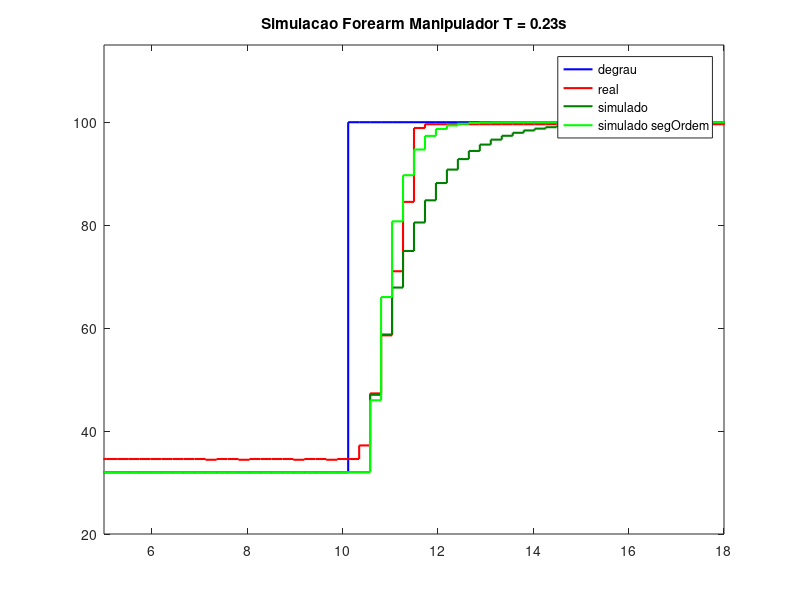
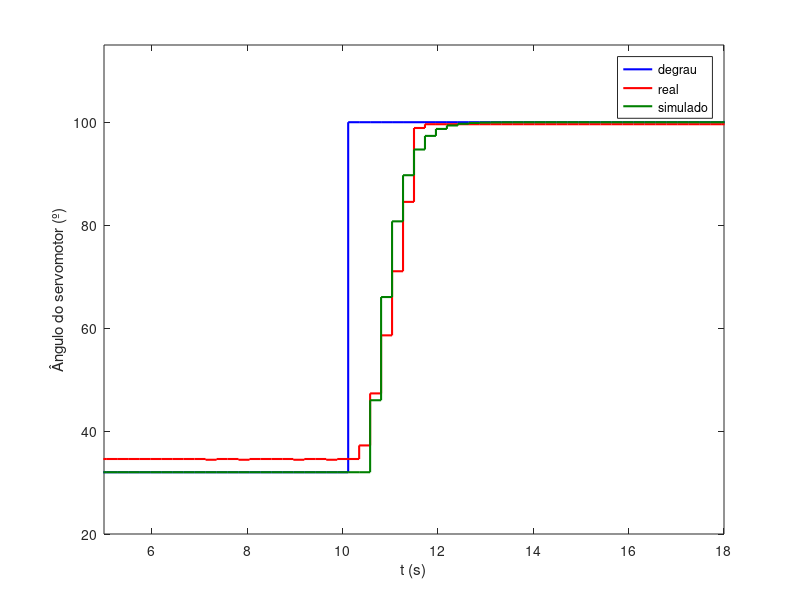
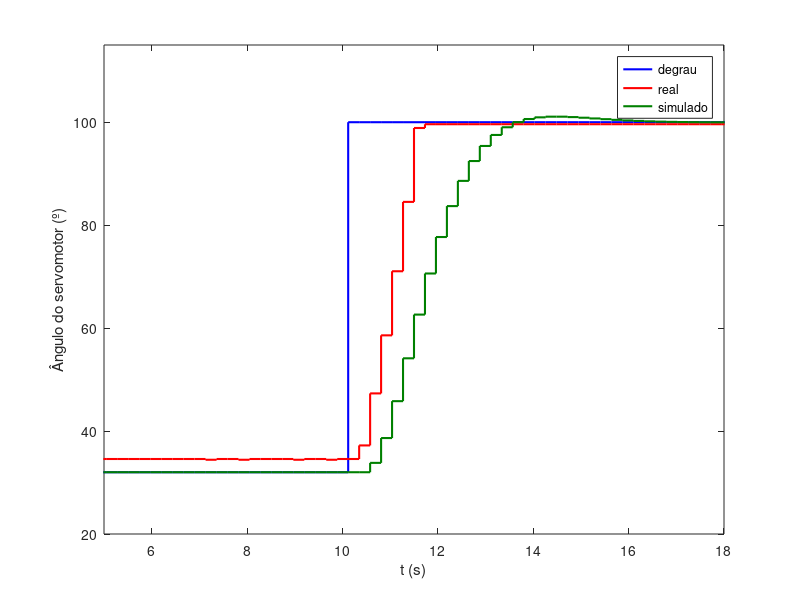

Source code (MATLAB) for these figures, in order:
clc;
close all;

load('inputForearm0_23.mat')
load('outputForearm0_23.mat')

darkGreen = [0, 0.5, 0];
darknessGreen = [0, 0.1, 0];

% Um polo - Discreto direto
tfForearm0_23 = tf(1,[.92 1])
tfForearm0_23 = c2d(tfForearm0_23, 0.23,'zoh')
% Dois polos c2d (MELHOR RESULTADO)
tfForearm0_23_segOrdem = tf([13.3384],[1 7.3043 13.3384])
tfForearm0_23_segOrdem = c2d(tfForearm0_23_segOrdem, 0.23,'zoh')

timeForearm0_23 = 0:0.23:19.78;

refForearm0_23_estab = zeros(1,187);
timeForearm0_23_estab = 0:0.23:42.78;

for idx = 1:187
    if idx <= 145
        refForearm0_23_estab(1,idx) = 32;
    else
        refForearm0_23_estab(1,idx) = 100;
    end
end

resultStepForearm0_23 = lsim(tfForearm0_23,refForearm0_23_estab,timeForearm0_23_estab);
resultStepForearm0_23_segOrdem = lsim(tfForearm0_23_segOrdem,refForearm0_23_estab,timeForearm0_23_estab);

figure(1)
stairs(timeForearm0_23(1,:),inputForearm0_23(:,1),'b', 'LineWidth', 1.5);
hold on
stairs(timeForearm0_23(1,:),outputForearm0_23(:,1),'r', 'LineWidth', 1.5);
hold on
stairs(timeForearm0_23(1,:),resultStepForearm0_23(101:187,1),'Color',darkGreen, 'LineWidth', 1.5);
hold on
stairs(timeForearm0_23(1,:),resultStepForearm0_23_segOrdem(101:187,1),'g', 'LineWidth', 1.5);
axis([5 18 20 115])
legend('degrau','real','simulado', 'simulado segOrdem')
title('Simulacao Forearm Manipulador T = 0.23s')

figure(2)
stairs(timeForearm0_23(1,:),inputForearm0_23(:,1),'b', 'LineWidth', 1.5);
hold on
stairs(timeForearm0_23(1,:),outputForearm0_23(:,1),'r', 'LineWidth', 1.5);
hold on
stairs(timeForearm0_23(1,:),resultStepForearm0_23_segOrdem(101:187,1),'Color',darkGreen, 'LineWidth', 1.5);
axis([5 18 20 115])
legend('degrau','real','simulado')
xlabel('t (s)')
ylabel('Ângulo do servomotor (º)')
%title('Simulacao Forearm Manipulador T = 0.23s')


% ----------------------------- MALHA FECHADA ----------------------------

% C_BASE = C_FOREARM = ( 3.74*s + 3.4 ) / s
% 
% pid = kp + ki/s + kd*s
% 
% Zero = -0.909090
% Polo = 0
% 
% Kp = 3.74
% Ki = 3.4

% c_pi = tf([3.74 3.4],[1 0])
% c_pi = c2d(c_pi,0.23,'zoh')
c_pi = tf([0.13 0.032],[1 -1],0.23)
mf_forearm = feedback(c_pi*tfForearm0_23_segOrdem,1)

result_mf_step_forearm = lsim(mf_forearm,refForearm0_23_estab,timeForearm0_23_estab);

figure(3)
stairs(timeForearm0_23(1,:),inputForearm0_23(:,1),'b', 'LineWidth', 1.5);
hold on
stairs(timeForearm0_23(1,:),outputForearm0_23(:,1),'r', 'LineWidth', 1.5);
hold on
stairs(timeForearm0_23(1,:),result_mf_step_forearm(101:187,1),'b','Color',darkGreen, 'LineWidth', 1.5);
axis([5 18 20 115])
legend('degrau','real','simulado')
xlabel('t (s)')
ylabel('Ângulo do servomotor (º)')
% title('Simulacao MF Forearm Manipulador')
